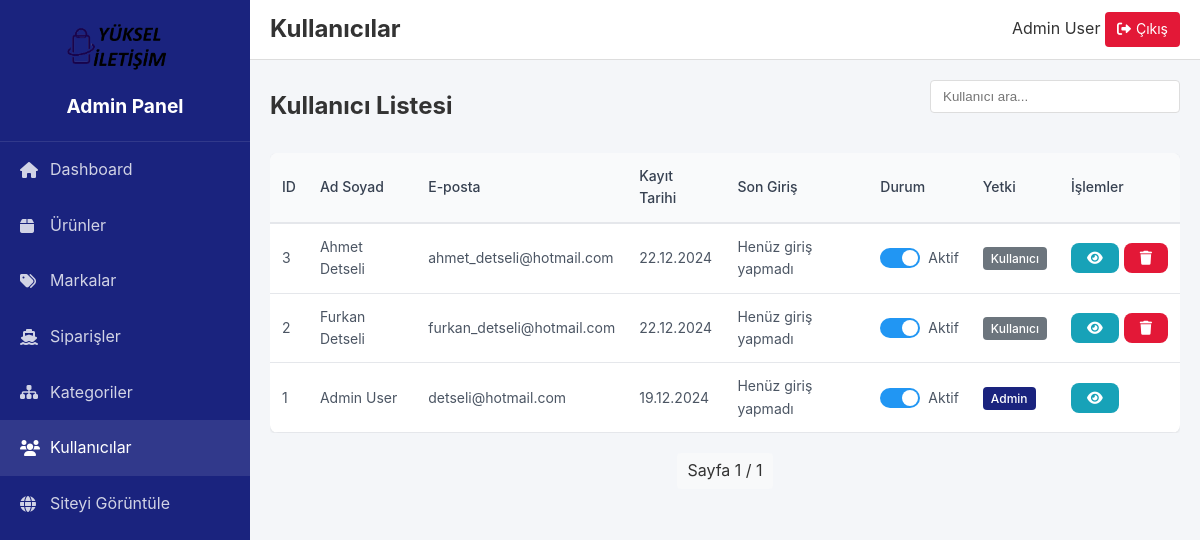
Before: /admin/users (signed in) with the older database file.
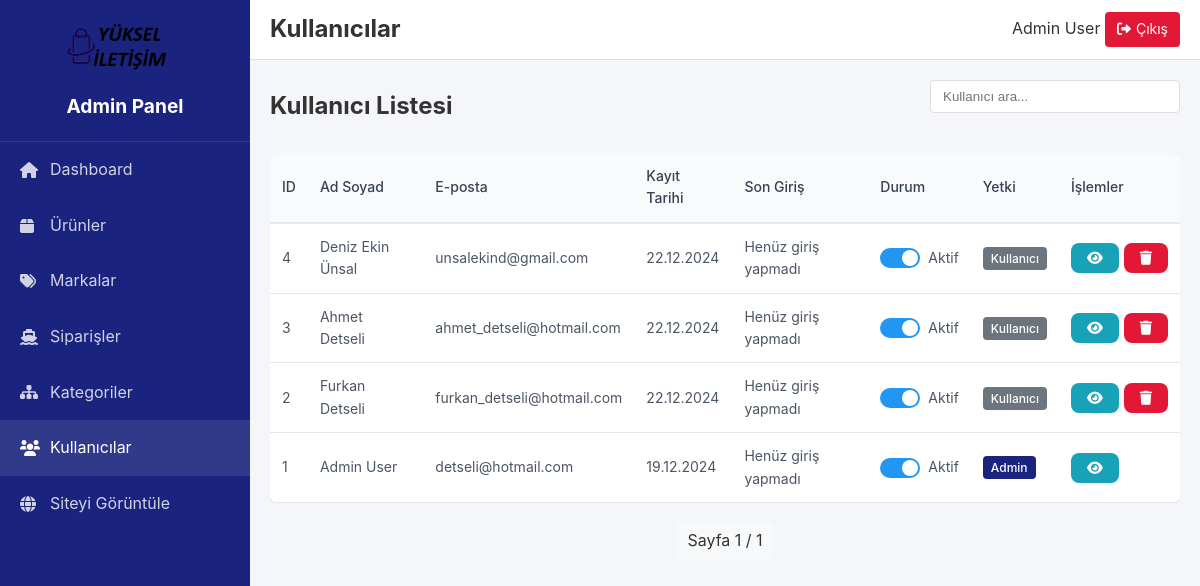
After: the same page with the newer database file.
### models.py (models this page shows, shortened)
class User(UserMixin, db.Model):
    id = db.Column(db.Integer, primary_key=True)
    email = db.Column(db.String(120), unique=True, nullable=False)
    password_hash = db.Column(db.String(128))
    first_name = db.Column(db.String(50))
    last_name = db.Column(db.String(50))
    phone = db.Column(db.String(15))
    category_id = db.Column(db.Integer, db.ForeignKey('category.id'))  # Yeni eklendi
    is_active = db.Column(db.Boolean, default=True)
    is_admin = db.Column(db.Boolean, default=False)
    created_at = db.Column(db.DateTime, default=datetime.utcnow)
    last_login = db.Column(db.DateTime)

### routes/admin.py (the view)
@admin_bp.route('/users')
@login_required
@admin_required
def users():
    page = request.args.get('page', 1, type=int)
    users = User.query.order_by(User.created_at.desc()).paginate(
        page=page, per_page=20)
    return render_template('admin/users.html', users=users)

### routes/admin.py (called while the page is built)
def admin_required(f):
    @wraps(f)
    def decorated_function(*args, **kwargs):
        if not current_user.is_authenticated or not current_user.is_admin:
            flash('Bu sayfaya erişim yetkiniz yok.', 'error')
            return redirect(url_for('index'))
        return f(*args, **kwargs)
    return decorated_function

### templates/admin/users.html (shortened to what this page needs)
{% extends 'admin/base.html' %}
{% block page_title %}Kullanıcılar{% endblock %}
{% block content %}
<div class="content-header">
    <h2>Kullanıcı Listesi</h2>
    <div class="actions">
        <div class="search-box">
            <input type="text" id="userSearch" placeholder="Kullanıcı ara..." class="search-input">
        </div>
    </div>
</div>
<div class="table-responsive">
    <table class="data-table">
        <thead>
            <tr>
                <th>ID</th>
                <th>Ad Soyad</th>
                <th>E-posta</th>
                <th>Kayıt Tarihi</th>
                <th>Son Giriş</th>
                <th>Durum</th>
                <th>Yetki</th>
                <th>İşlemler</th>
            </tr>
        </thead>
        <tbody>
            {% for user in users.items %}
            <tr data-user-id="{{ user.id }}">
                <td>{{ user.id }}</td>
                <td>{{ user.first_name }} {{ user.last_name }}</td>
                <td>{{ user.email }}</td>
                <td>{{ user.created_at.strftime('%d.%m.%Y') }}</td>
                <td>
                    {% if user.last_login %}
                        {{ user.last_login.strftime('%d.%m.%Y %H:%M') }}
                    {% else %}
                        Henüz giriş yapmadı
                    {% endif %}
                </td>
                <td>
                    <div class="status-toggle">
                        <label class="switch">
                            <span class="slider round"></span>
                        </label>
                        <span class="status-text">{{ 'Aktif' if user.is_active else 'Pasif' }}</span>
                    </div>
                </td>
                <td>
                    <span class="badge {{ 'badge-primary' if user.is_admin else 'badge-secondary' }}">
                        {{ 'Admin' if user.is_admin else 'Kullanıcı' }}
                    </span>
                </td>
                <td>
                    <div class="action-buttons">
                        <button onclick="showUserDetails('{{ user.id }}')" class="btn btn-sm btn-info">
                            <i class="fas fa-eye"></i>
                        </button>
                        {% if not user.is_admin %}
                        <button onclick="deleteUser('{{ user.id }}')" class="btn btn-sm btn-danger">
                            <i class="fas fa-trash"></i>
                        </button>
                        {% endif %}
                    </div>
                </td>
            </tr>
            {% endfor %}
        </tbody>
    </table>
</div>
<div class="pagination">
    <span class="current-page">Sayfa {{ users.page }} / {{ users.pages }}</span>
</div>
{% endblock %}

### templates/admin/base.html (shortened to what this page needs)
<!DOCTYPE html>
<html lang="tr">
<head>
    <link rel="stylesheet" href="https://cdnjs.cloudflare.com/ajax/libs/font-awesome/6.0.0/css/all.min.css">
    <link rel="stylesheet" href="{{ url_for('static', filename='css/admin.css') }}">
</head>
<body>
    <div class="admin-container">
        <aside class="admin-sidebar">
            <div class="sidebar-header">
                <img src="{{ url_for('static', filename='images/default-logo.png') }}" alt="Logo" class="admin-logo">
                <h1>Admin Panel</h1>
            </div>
            <nav class="sidebar-nav">
                <ul>
                    <li>
                        <a href="{{ url_for('admin.dashboard') }}" {% if request.endpoint == 'admin.dashboard' %}class="active"{% endif %}>
                            <i class="fas fa-home"></i>
                            <span>Dashboard</span>
                        </a>
                    </li>
                    <li>
                        <a href="{{ url_for('admin.products') }}" {% if request.endpoint == 'admin.products' %}class="active"{% endif %}>
                            <i class="fas fa-box"></i>
                            <span>Ürünler</span>
                        </a>
                    </li>
                    <li>
                        <a href="{{ url_for('admin.brands') }}" {% if request.endpoint == 'admin.brands' %}class="active"{% endif %}>
                            <i class="fas fa-tags"></i>
                            <span>Markalar</span>
                        </a>
                    </li>
                    <li>
                        <a href="{{ url_for('admin.orders') }}" {% if request.endpoint == 'admin.orders' %}class="active"{% endif %}>
                            <i class="fas fa-ship"></i>
                            <span>Siparişler</span>
                        </a>
                    </li>
                    <li>
                        <a href="{{ url_for('admin.categories') }}" {% if request.endpoint == 'admin.categories' %}class="active"{% endif %}>
                            <i class="fas fa-sitemap"></i>
                            <span>Kategoriler</span>
                        </a>
                    </li>
                    <li>
                        <a href="{{ url_for('admin.users') }}" {% if request.endpoint == 'admin.users' %}class="active"{% endif %}>
                            <i class="fas fa-users"></i>
                            <span>Kullanıcılar</span>
                        </a>
                    </li>
                    <li>
                        <a href="{{ url_for('index') }}" target="_blank">
                            <i class="fas fa-globe"></i>
                            <span>Siteyi Görüntüle</span>
                        </a>
                    </li>
                </ul>
            </nav>
        </aside>
        <main class="admin-main">
            <header class="admin-header">
                <div class="header-left">
                    <h2>{% block page_title %}{% endblock %}</h2>
                </div>
                <div class="header-right">
                    <div class="admin-user">
                        <span>{{ current_user.first_name }} {{ current_user.last_name }}</span>
                        <a href="{{ url_for('logout') }}" class="logout-btn">
                            <i class="fas fa-sign-out-alt"></i>
                            Çıkış
                        </a>
                    </div>
                </div>
            </header>
            <div class="admin-content">
                {% block content %}{% endblock %}
            </div>
        </main>
    </div>
</body>
</html>

### static/css/admin.css (style rules this page uses)
:root { --sidebar-width: 250px; --header-height: 60px; --primary-color: #1a237e; --secondary-color: #e31837; --text-color: #333; --bg-color: #f4f6f9; --border-color: #ddd; }
* { margin: 0; padding: 0; box-sizing: border-box; }
body { font-family: -apple-system, BlinkMacSystemFont, 'Segoe UI', Roboto, Oxygen, Ubuntu, Cantarell, sans-serif; background: var(--bg-color); color: var(--text-color); line-height: 1.6; }
.admin-container { display: flex; min-height: 100vh; }
.admin-sidebar { width: var(--sidebar-width); background: var(--primary-color); color: white; position: fixed; height: 100vh; overflow-y: auto; }
.sidebar-header { padding: 20px; text-align: center; border-bottom: 1px solid rgba(255,255,255,0.1); }
.admin-logo { max-width: 120px; margin-bottom: 10px; }
.sidebar-header h1 { font-size: 1.2rem; margin: 0; }
.sidebar-nav ul { list-style: none; padding: 0; }
.sidebar-nav a { display: flex; align-items: center; padding: 15px 20px; color: rgba(255,255,255,0.8); text-decoration: none; transition: all 0.3s; }
.sidebar-nav a:hover, .sidebar-nav a.active { background: rgba(255,255,255,0.1); color: white; }
.sidebar-nav i { width: 20px; margin-right: 10px; }
.admin-main { flex: 1; margin-left: var(--sidebar-width); }
.admin-header { height: var(--header-height); background: white; border-bottom: 1px solid var(--border-color); display: flex; align-items: center; justify-content: space-between; padding: 0 20px; position: sticky; top: 0; z-index: 100; }
.admin-content { padding: 20px; }
.btn { display: inline-flex; align-items: center; padding: 8px 16px; border-radius: 4px; border: none; font-size: 14px; cursor: pointer; text-decoration: none; transition: background-color 0.3s; }
.logout-btn { display: inline-flex; align-items: center; gap: 5px; padding: 6px 12px; border-radius: 4px; background: var(--secondary-color); color: white; text-decoration: none; font-size: 14px; }
.table-responsive { overflow-x: auto; }
.data-table { width: 100%; border-collapse: collapse; background: white; border-radius: 8px; overflow: hidden; box-shadow: 0 1px 3px rgba(0,0,0,0.1); }
.data-table th, .data-table td { padding: 12px 15px; text-align: left; border-bottom: 1px solid var(--border-color); }
.data-table th { background: #f8f9fa; font-weight: 600; }
.content-header { display: flex; justify-content: space-between; align-items: center; margin-bottom: 20px; }
.badge { padding: 4px 8px; border-radius: 4px; font-size: 12px; font-weight: 500; }
.action-buttons { display: flex; gap: 5px; }
.btn-sm { padding: 4px 8px; font-size: 12px; }
.btn-danger { background: var(--secondary-color); color: white; }
.pagination { display: flex; justify-content: center; align-items: center; gap: 10px; margin-top: 20px; }
.current-page { padding: 5px 10px; background: #f8f9fa; border-radius: 4px; }
.badge { padding: 6px 12px; border-radius: 4px; font-weight: 500; }
.badge-primary { background: #cce5ff; color: #004085; }
.data-table { width: 100%; border-collapse: separate; border-spacing: 0; }
.data-table th { background: #f9fafb; color: #374151; font-weight: 500; text-align: left; padding: 12px; font-size: 0.875rem; border-bottom: 2px solid #e5e7eb; }
.data-table td { padding: 12px; color: #4b5563; font-size: 0.875rem; border-bottom: 1px solid #e5e7eb; }
.badge { padding: 4px 8px; border-radius: 6px; font-size: 0.75rem; font-weight: 500; text-align: center; }
.btn { padding: 8px 16px; border-radius: 8px; font-size: 0.875rem; font-weight: 500; display: inline-flex; align-items: center; gap: 8px; transition: all 0.2s ease; }

Changed rows visible on the page:
added User: id "4", first_name "Deniz Ekin", last_name "Ünsal", email "unsalekind@gmail.com", created_at "22.12.2024", shows "Henüz giriş yapmadı", is_active "Aktif", is_admin "Kullanıcı"
